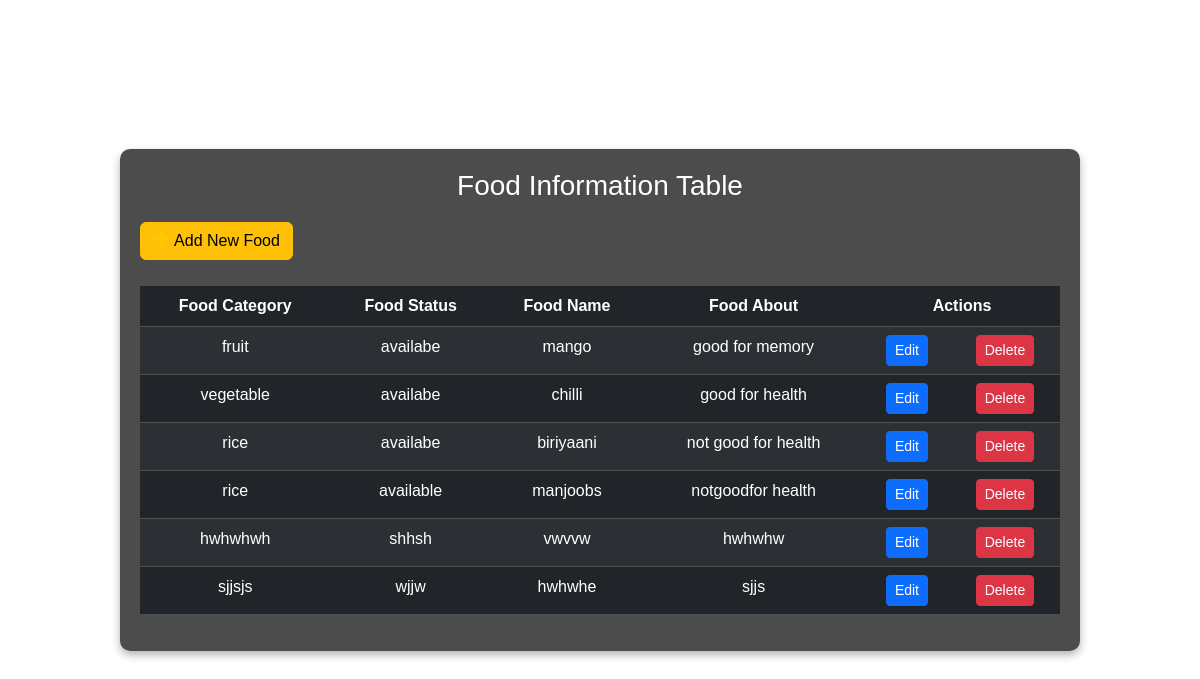
Screenshot of /AddFoodinformation with the database file from the repository.
### godnesshub_app/models.py (models this page shows)
class fooddetails(models.Model):
    RESTID=models.ForeignKey(ResturantTable,on_delete=models.CASCADE,blank=True,null=True)
    foodcategory=models.CharField(max_length=100,blank=True,null=True)
    food_status=models.CharField(max_length=100,blank=True,null=True)
    food_name=models.CharField(max_length=100,blank=True,null=True)
    about=models.CharField(max_length=100,blank=True,null=True)

### godnesshub_app/views.py (the view)
# urls.py: path('AddFoodinformation',Foodinformation.as_view(),name="AddFoodinformation"),
class Foodinformation(View):
    def get(self, request):
        obj=fooddetails.objects.all()
        return render(request,"administration/viewandmanagefoodinfo.html",{'val':obj})

### templates/administration/viewandmanagefoodinfo.html (shortened to what this page needs)
<!DOCTYPE html>
<html lang="en">
<head>
    <link rel="stylesheet" href="https://cdnjs.cloudflare.com/ajax/libs/font-awesome/6.7.0/css/all.min.css">
    <link href="https://cdn.jsdelivr.net/npm/bootstrap@5.3.3/dist/css/bootstrap.min.css" rel="stylesheet"
>
</head>
<body>
    <div class="table-container">
        <h3>Food Information Table</h3>
        <a href="viewandmanagefoodinfo" class="btn btn-warning mb-3">
            <i class="fa-solid fa-plus"></i> Add New Food
        </a>
        <div class="table-responsive">
            <table id="food-info-table" class="table table-dark table-striped">
                <thead>
                    <tr>
                        <th>Food Category</th>
                        <th>Food Status</th>
                        <th>Food Name</th>
                        <th>Food About</th>
                        <th colspan="2">Actions</th>
                    </tr>
                </thead>
                <tbody>
                    {% for i in val %}
                    <tr>
                        <td>{{ i.foodcategory }}</td>
                        <td>{{ i.food_status }}</td>
                        <td>{{ i.food_name }}</td>
                        <td>{{ i.about }}</td>
                        <td><a href="EditFoodinformation/{{ i.id }}" class="btn btn-sm btn-primary">Edit</a></td>
                        <td><a href="DeleteFoodinformation/{{ i.id }}" class="btn btn-sm btn-danger">Delete</a></td>
                    </tr>
                    {% endfor %}
                </tbody>
            </table>
        </div>
    </div>
</body>
</html>

### templates/administration/viewandmanagefoodinfo.html (style rules this page uses)
body { background-image: url("https://images.pexels.com/photos/1640777/pexels-photo-1640777.jpeg?auto=compress&cs=tinysrgb&w=600"); background-size: cover; background-position: center; display: flex; justify-content: center; align-items: center; height: 100vh; margin: 0; font-family: Arial, sans-serif; }
.table-container { background-color: rgba(0, 0, 0, 0.7); padding: 20px; border-radius: 10px; box-shadow: 0px 4px 8px rgba(0, 0, 0, 0.3); width: 80%; color: white; }
.table-container h3 { text-align: center; margin-bottom: 20px; color: white; }
table { width: 100%; margin-top: 10px; border-collapse: collapse; }
table th, table td { text-align: center; padding: 10px; }
table th { background-color: rgba(0, 0, 0, 0.9); }
table tbody tr:nth-child(even) { background-color: rgba(255, 255, 255, 0.1); }
table a { text-decoration: none; color: #ffcc00; }
.fa-plus { color: #ffcc00; font-size: 20px; cursor: pointer; }

### rows the page displays
fooddetails: foodcategory "fruit", food_status "availabe", food_name "mango", about "good for memory"
fooddetails: foodcategory "vegetable", food_status "availabe", food_name "chilli", about "good for health"
fooddetails: foodcategory "rice", food_status "availabe", food_name "biriyaani", about "not good for health"
fooddetails: foodcategory "rice", food_status "available", food_name "manjoobs", about "notgoodfor health"
fooddetails: foodcategory "hwhwhwh", food_status "shhsh", food_name "vwvvw", about "hwhwhw"
fooddetails: foodcategory "sjjsjs", food_status "wjjw", food_name "hwhwhe", about "sjjs"
